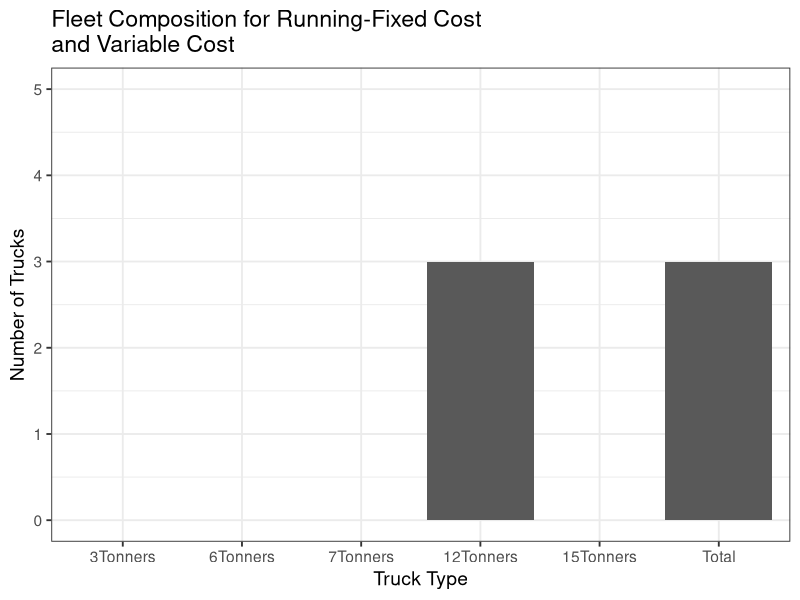
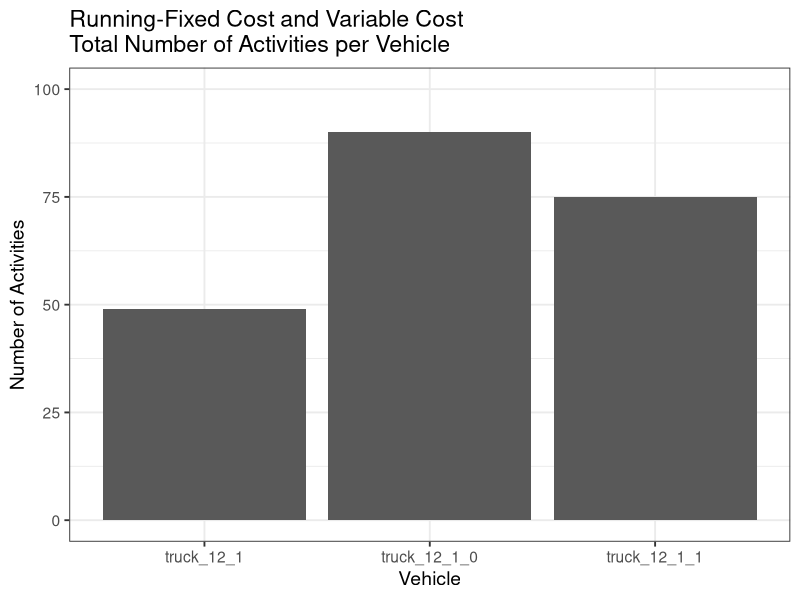
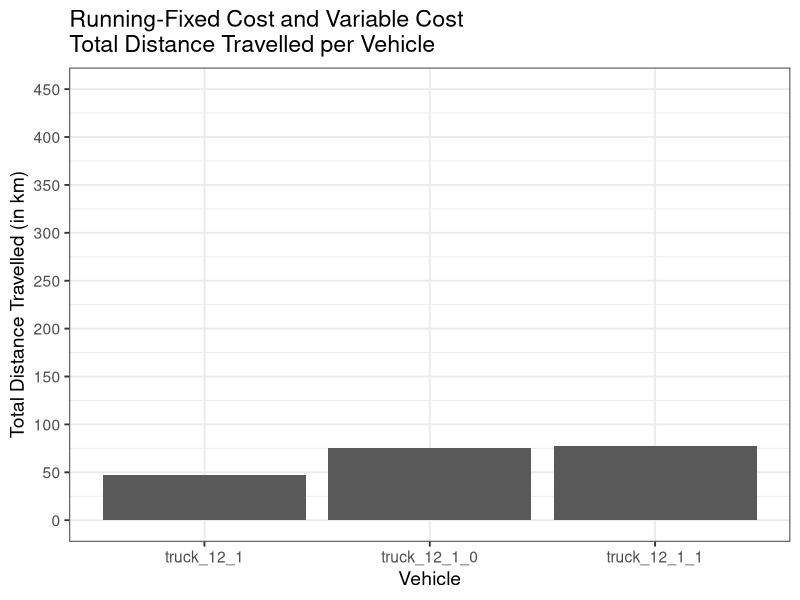
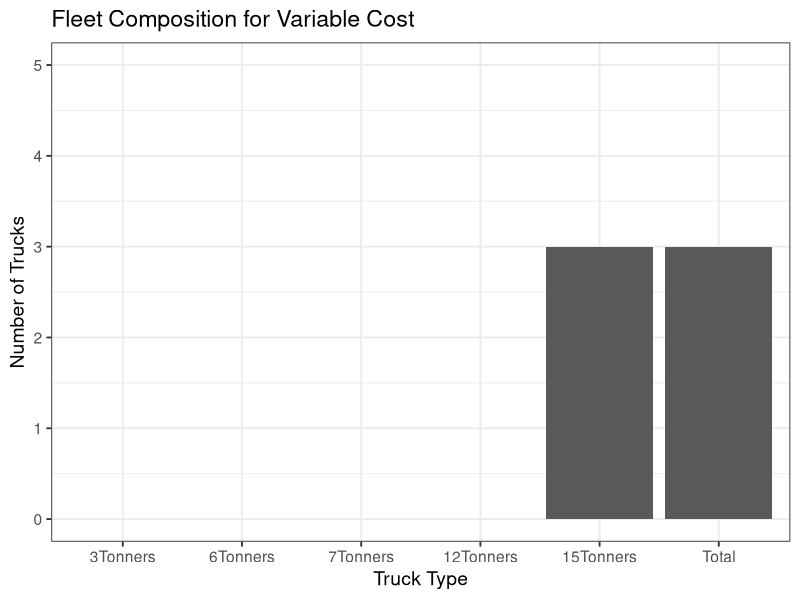
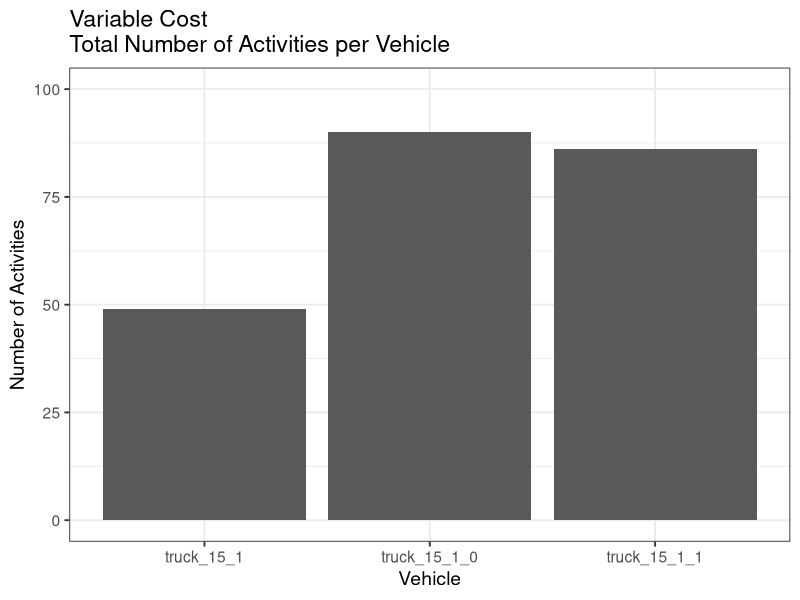
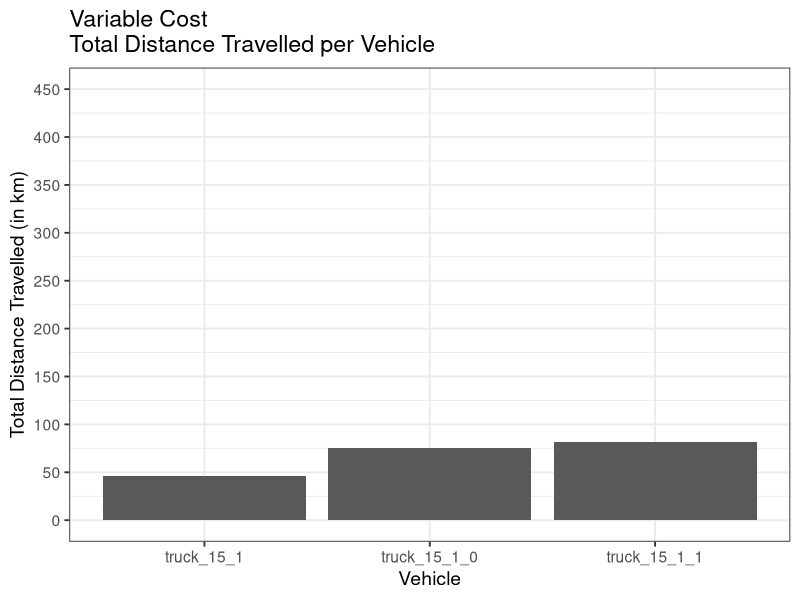
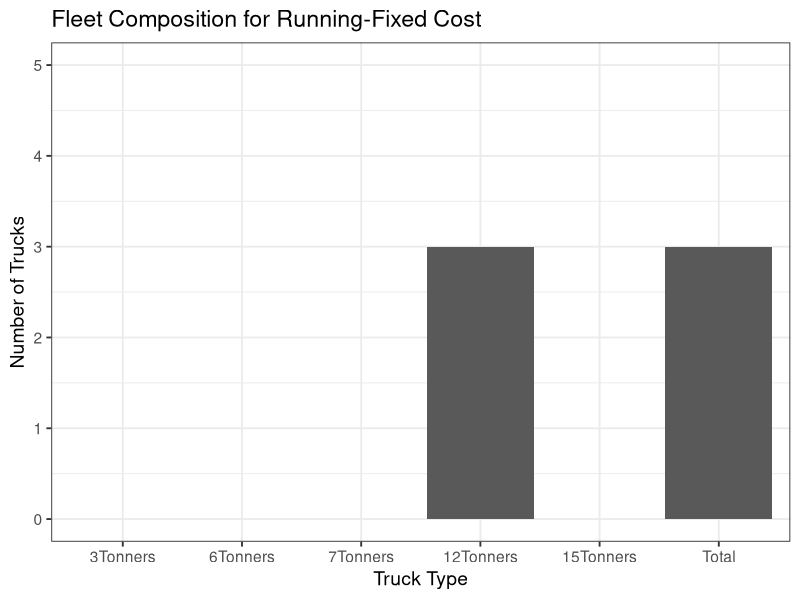
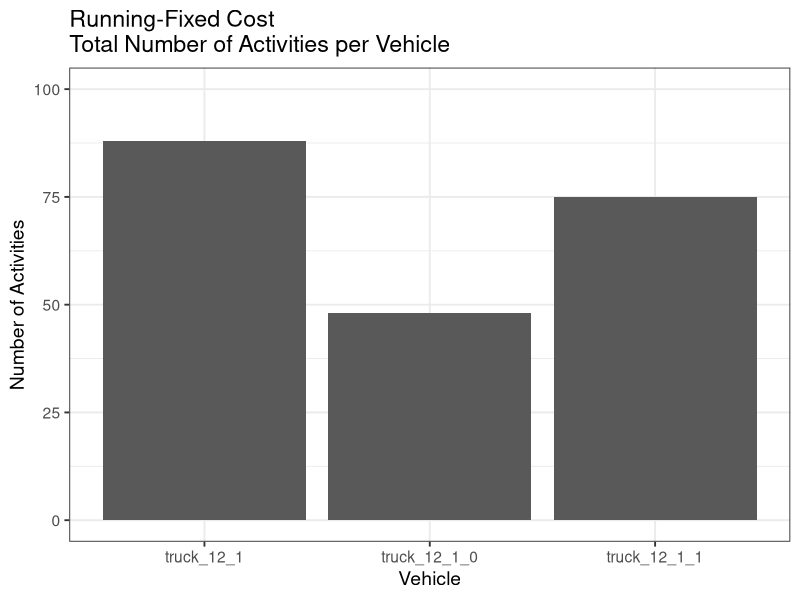

The R source for these figures, in order:
##Set working directory to where the output files for MyCarrierPlanInterpreter.java are
setwd("/home/frans/Documents/BPJ420/CarrierPlanInterpreter/Day11")

##Load ggplot2 package for plotting data 
library(ggplot2)

##Load xtable package to generate LaTeX code for tables
library(xtable)

##RUNNING-FIXED COSTS AND VARIABLE COSTS
##Read in the .csv file containing data about the fleet composition for running fixed costs and variable costs
FSMinfoRunFixAndVar <- read.csv("Day11_80_vehicleTypesFixedRunningAndVariablesumValues.csv")

##Make Seperate tables for each type of truck for running fixed costs and variable costs
RunFixAndVarThreeTonners <- FSMinfoRunFixAndVar[grep("truck_3",FSMinfoRunFixAndVar$vehId),]
RunFixAndVarSixTonners <- FSMinfoRunFixAndVar[grep("truck_6",FSMinfoRunFixAndVar$vehId),]
RunFixAndVarSevenTonners <- FSMinfoRunFixAndVar[grep("truck_7",FSMinfoRunFixAndVar$vehId),]
RunFixAndVarTwelveTonners <- FSMinfoRunFixAndVar[grep("truck_12",FSMinfoRunFixAndVar$vehId),]
RunFixAndVarFifteenTonners <- FSMinfoRunFixAndVar[grep("truck_15",FSMinfoRunFixAndVar$vehId),]

##Make a table indicating how many vehicles of each type was specified for running fixed costs and variable costs
CollumnNames <- c("3Tonners", "6Tonners", "7Tonners", "12Tonners", "15Tonners")
TruckTotals <- data.frame(matrix(nrow=0, ncol=5))
TruckTotals <- rbind(c(length(RunFixAndVarThreeTonners$vehId),length(RunFixAndVarSixTonners$vehId),length(RunFixAndVarSevenTonners$vehId),length(RunFixAndVarTwelveTonners$vehId),length(RunFixAndVarFifteenTonners$vehId)))
colnames(TruckTotals) <- CollumnNames
rownames(TruckTotals) <- "RunFixAndVar"

##VARIABLE COSTS ONLY
##Read in the .csv file containing data about the fleet composition for variable costs only
FSMinfoVar <- read.csv("Day11_80_vehicleTypesOnlyVariablesumValues.csv")

##Make Seperate tables for each type of truck for variable costs only
VarThreeTonners <- FSMinfoVar[grep("truck_3",FSMinfoVar$vehId),]
VarSixTonners <- FSMinfoVar[grep("truck_6",FSMinfoVar$vehId),]
VarSevenTonners <- FSMinfoVar[grep("truck_7",FSMinfoVar$vehId),]
VarTwelveTonners <- FSMinfoVar[grep("truck_12",FSMinfoVar$vehId),]
VarFifteenTonners <- FSMinfoVar[grep("truck_15",FSMinfoVar$vehId),]

##Append the data for using variable cost only to the TruckTotals data.frame
TruckTotals <- rbind(TruckTotals,c(length(VarThreeTonners$vehId),length(VarSixTonners$vehId),length(VarSevenTonners$vehId),length(VarTwelveTonners$vehId),length(VarFifteenTonners$vehId)))
rownames(TruckTotals) <- c("RunFixAndVar","VarOnly")


##RUNNING FIXED COSTS ONLY
##Read in the .csv file containing data about the fleet composition for running fixed cost only
FSMinfoRunFix <- read.csv("Day11_80_vehicleTypesOnlyFixedRunningsumValues.csv")

##Make Seperate tables for each type of truck for fixed cost only
RunFixThreeTonners <- FSMinfoRunFix[grep("truck_3",FSMinfoRunFix$vehId),]
RunFixSixTonners <- FSMinfoRunFix[grep("truck_6",FSMinfoRunFix$vehId),]
RunFixSevenTonners <- FSMinfoRunFix[grep("truck_7",FSMinfoRunFix$vehId),]
RunFixTwelveTonners <- FSMinfoRunFix[grep("truck_12",FSMinfoRunFix$vehId),]
RunFixFifteenTonners <- FSMinfoRunFix[grep("truck_15",FSMinfoRunFix$vehId),]

##Append the data for using variable cost only to the TruckTotals data.frame
TruckTotals <- rbind(TruckTotals,c(length(RunFixThreeTonners$vehId),length(RunFixSixTonners$vehId),length(RunFixSevenTonners$vehId),length(RunFixTwelveTonners$vehId),length(RunFixFifteenTonners$vehId)))
rownames(TruckTotals) <- c("RunFixAndVar","VarOnly","RunFixOnly")


##FIXED COSTS AND VARIABLE COSTS
##Read in the .csv file containing data about the fleet composition for fixed cost and variable cost
FSMinfoFixAndVar <- read.csv("Day11_80_vehicleTypesAbsFixAndVarsumValues.csv")

##Make Seperate tables for each type of truck for fixed and variable cost 
FixAndVarThreeTonners <- FSMinfoFixAndVar[grep("truck_3",FSMinfoFixAndVar$vehId),]
FixAndVarSixTonners <- FSMinfoFixAndVar[grep("truck_6",FSMinfoFixAndVar$vehId),]
FixAndVarSevenTonners <- FSMinfoFixAndVar[grep("truck_7",FSMinfoFixAndVar$vehId),]
FixAndVarTwelveTonners <- FSMinfoFixAndVar[grep("truck_12",FSMinfoFixAndVar$vehId),]
FixAndVarFifteenTonners <- FSMinfoFixAndVar[grep("truck_15",FSMinfoFixAndVar$vehId),]

##Append the data for using fixed and variable cost to the TruckTotals data.frame
TruckTotals <- rbind(TruckTotals,c(length(FixAndVarThreeTonners$vehId),length(FixAndVarSixTonners$vehId),length(FixAndVarSevenTonners$vehId),length(FixAndVarTwelveTonners$vehId),length(FixAndVarFifteenTonners$vehId)))
rownames(TruckTotals) <- c("RunFixAndVar","VarOnly","RunFixOnly","FixAndVar")

##FIXED COST ONLY
##Read in the .csv file containing data about the fleet composition for fixed cost only
FSMinfoFix <- read.csv("Day11_80_vehicleTypesOnlyAbsFixsumValues.csv")

##Make Seperate tables for each type of truck for fixed cost only
FixThreeTonners <- FSMinfoFix[grep("truck_3",FSMinfoFixAndVar$vehId),]
FixSixTonners <- FSMinfoFix[grep("truck_6",FSMinfoFixAndVar$vehId),]
FixSevenTonners <- FSMinfoFix[grep("truck_7",FSMinfoFixAndVar$vehId),]
FixTwelveTonners <- FSMinfoFix[grep("truck_12",FSMinfoFixAndVar$vehId),]
FixFifteenTonners <- FSMinfoFix[grep("truck_15",FSMinfoFixAndVar$vehId),]

##Append the data for using fixed cost only to the TruckTotals data.frame
TruckTotals <- rbind(TruckTotals,c(length(FixThreeTonners$vehId),length(FixSixTonners$vehId),length(FixSevenTonners$vehId),length(FixTwelveTonners$vehId),length(FixFifteenTonners$vehId)))
rownames(TruckTotals) <- c("Running-Fixed Cost and Variable Cost","Variable Cost","Running-Fixed Cost","Fixed and Variable Cost","Fixed Cost")

##Adding a new column which shows total number of vehicles for each cost scenario
TruckTotals <- cbind(TruckTotals, rowSums(TruckTotals))
CollumnNames <- c("3Tonners", "6Tonners", "7Tonners", "12Tonners", "15Tonners", "Total")
colnames(TruckTotals) <- CollumnNames

##Plot fleet composition for running-fixed cost and variable cost with ggplot2 Package
x <- CollumnNames
x <- as.character(x)
x <- factor(x, levels=unique(x))
y <- TruckTotals[1,]
ggplotData <- data.frame(x,y)
g <- ggplot(data = ggplotData, aes(x=x,y=y)) + geom_bar(stat="identity") + xlab("Truck Type") + ylab("Number of Trucks") 
g <- g + theme_bw(base_size = 14) + ggtitle("Fleet Composition for Running-Fixed Cost \nand Variable Cost") 
g1 <- g + coord_cartesian(ylim=c(0, 5)) + scale_y_continuous(breaks=seq(0, 5, 1))
setwd("/home/frans/Documents/BPJ420/Rplots/Day11")
pdf("RunFixAndVar.pdf")
print(g1)
dev.off()

#Plot specific vehicles against the number of activities performed by each vehicle for running-fixed cost and variable cost
x <- FSMinfoRunFixAndVar$vehId
y <- FSMinfoRunFixAndVar$numOfAct
ActivityData <- data.frame(x,y)
g <- ggplot(data = ActivityData, aes(x=x, y=y)) + geom_bar(stat="identity") +xlab("Vehicle") +ylab("Number of Activities")
gA1 <- g + ggtitle("Running-Fixed Cost and Variable Cost \nTotal Number of Activities per Vehicle") + theme_bw(base_size = 14) 
gA1 <- gA1 + coord_cartesian(ylim=c(0, 100)) + scale_y_continuous(breaks=seq(0, 100, 25))
pdf("VehicleActivitiesRunFixAndVar.pdf")
print(gA1)
dev.off()


#Plot specific vehicles against the distance travelled for each vehicle for running-fixed and variable cost
x <- FSMinfoRunFixAndVar$vehId
y <- FSMinfoRunFixAndVar$totDist
y <- y/1000 ##Convert y from meters to kilometers
DistanceData <- data.frame(x,y)
g <- ggplot(data = DistanceData, aes(x=x, y=y)) + geom_bar(stat="identity") +xlab("Vehicle") +ylab("Total Distance Travelled (in km)")
gD1 <- g + ggtitle("Running-Fixed Cost and Variable Cost \nTotal Distance Travelled per Vehicle") + theme_bw(base_size = 14)
gD1 <- gD1 + coord_cartesian(ylim=c(0, 450)) + scale_y_continuous(breaks=seq(0, 450, 50))
pdf("VehicleDistanceRunFixAndVar.pdf")
print(gD1)
dev.off()

##Plot fleet composition for variable cost with ggplot2 Package
x <- CollumnNames
x <- as.character(x)
x <- factor(x, levels=unique(x))
y <- TruckTotals[2,]
ggplotData <- data.frame(x,y)
g <- ggplot(data = ggplotData, aes(x=x,y=y)) + geom_bar(stat="identity") + xlab("Truck Type") + ylab("Number of Trucks") 
g <- g + theme_bw(base_size = 14) + ggtitle("Fleet Composition for Variable Cost") 
g2 <- g + coord_cartesian(ylim=c(0, 5)) + scale_y_continuous(breaks=seq(0, 5, 1))
pdf("Var.pdf")
print(g2)
dev.off()

#Plot specific vehicles against the number of activities performed by each vehicle for variable cost
x <- FSMinfoVar$vehId
y <- FSMinfoVar$numOfAct
ActivityData <- data.frame(x,y)
g <- ggplot(data = ActivityData, aes(x=x, y=y)) + geom_bar(stat="identity") +xlab("Vehicle") +ylab("Number of Activities")
gA2 <- g + ggtitle("Variable Cost \nTotal Number of Activities per Vehicle") + theme_bw(base_size = 14)
gA2 <- gA2 + coord_cartesian(ylim=c(0, 100)) + scale_y_continuous(breaks=seq(0, 100, 25))
pdf("VehicleActivitiesVar.pdf")
print(gA2)
dev.off()


#Plot specific vehicles against the distance travelled for each vehicle for variable cost
x <- FSMinfoVar$vehId
y <- FSMinfoVar$totDist
y <- y/1000 ##Convert y from meters to kilometers
DistanceData <- data.frame(x,y)
g <- ggplot(data = DistanceData, aes(x=x, y=y)) + geom_bar(stat="identity") +xlab("Vehicle") +ylab("Total Distance Travelled (in km)")
gD2 <- g + ggtitle("Variable Cost \nTotal Distance Travelled per Vehicle") + theme_bw(base_size = 14)
gD2 <- gD2 + coord_cartesian(ylim=c(0, 450)) + scale_y_continuous(breaks=seq(0, 450, 50))
pdf("VehicleDistanceVar.pdf")
print(gD2)
dev.off()

##Plot fleet composition for running-fixed cost with ggplot2 Package
x <- CollumnNames
x <- as.character(x)
x <- factor(x, levels=unique(x))
y <- TruckTotals[3,]
ggplotData <- data.frame(x,y)
g <- ggplot(data = ggplotData, aes(x=x,y=y)) + geom_bar(stat="identity") + xlab("Truck Type") + ylab("Number of Trucks") 
g <- g + theme_bw(base_size = 14) + ggtitle("Fleet Composition for Running-Fixed Cost") 
g3 <- g + coord_cartesian(ylim=c(0, 5)) + scale_y_continuous(breaks=seq(0, 5, 1))
pdf("RunFix.pdf")
print(g3)
dev.off()

#Plot specific vehicles against the number of activities performed by each vehicle for running-fixed cost
x <- FSMinfoRunFix$vehId
y <- FSMinfoRunFix$numOfAct
ActivityData <- data.frame(x,y)
g <- ggplot(data = ActivityData, aes(x=x, y=y)) + geom_bar(stat="identity") +xlab("Vehicle") +ylab("Number of Activities")
gA3 <- g + ggtitle("Running-Fixed Cost \nTotal Number of Activities per Vehicle") + theme_bw(base_size = 14)
gA3 <- gA3 + coord_cartesian(ylim=c(0, 100)) + scale_y_continuous(breaks=seq(0, 100, 25))
pdf("VehicleActivitiesRunFix.pdf")
print(gA3)
dev.off()


#Plot specific vehicles against the distance travelled for each vehicle for running-fixed cost
x <- FSMinfoRunFix$vehId
y <- FSMinfoRunFix$totDist
y <- y/1000 ##Convert y from meters to kilometers
DistanceData <- data.frame(x,y)
g <- ggplot(data = DistanceData, aes(x=x, y=y)) + geom_bar(stat="identity") +xlab("Vehicle") +ylab("Total Distance Travelled (in km)")
gD3 <- g + ggtitle("Running-Fixed Cost \nTotal Distance Travelled per Vehicle") + theme_bw(base_size = 14)
gD3 <- gD3 + coord_cartesian(ylim=c(0, 450)) + scale_y_continuous(breaks=seq(0, 450, 50))
pdf("VehicleDistanceRunFix.pdf")
print(gD3)
dev.off()

##Plot fleet composition for fixed and variable cost with ggplot2 Package
x <- CollumnNames
x <- as.character(x)
x <- factor(x, levels=unique(x))
y <- TruckTotals[4,]
ggplotData <- data.frame(x,y)
g <- ggplot(data = ggplotData, aes(x=x,y=y)) + geom_bar(stat="identity") + xlab("Truck Type") + ylab("Number of Trucks") 
g <- g + theme_bw(base_size = 14) + ggtitle("Fleet Composition for Fixed and Variable Cost") 
g4 <- g + coord_cartesian(ylim=c(0, 5)) + scale_y_continuous(breaks=seq(0, 5, 1))
pdf("FixVar.pdf")
print(g4)
dev.off()

#Plot specific vehicles against the number of activities performed by each vehicle for fixed and variable cost
x <- FSMinfoFixAndVar$vehId
y <- FSMinfoFixAndVar$numOfAct
ActivityData <- data.frame(x,y)
g <- ggplot(data = ActivityData, aes(x=x, y=y)) + geom_bar(stat="identity") +xlab("Vehicle") +ylab("Number of Activities")
gA4 <- g + ggtitle("Fixed and Variable Cost \nTotal Number of Activities per Vehicle") + theme_bw(base_size = 14)
gA4 <- gA4 + coord_cartesian(ylim=c(0, 100)) + scale_y_continuous(breaks=seq(0, 100, 25))
pdf("VehicleActivitiesFixAndVar.pdf")
print(gA4)
dev.off()


#Plot specific vehicles against the distance travelled for each vehicle for fixed and variable cost
x <- FSMinfoFixAndVar$vehId
y <- FSMinfoFixAndVar$totDist
y <- y/1000 ##Convert y from meters to kilometers
DistanceData <- data.frame(x,y)
g <- ggplot(data = DistanceData, aes(x=x, y=y)) + geom_bar(stat="identity") +xlab("Vehicle") +ylab("Total Distance Travelled (in km)")
gD4 <- g + ggtitle("Fixed and Variable Cost \nTotal Distance Travelled per Vehicle") + theme_bw(base_size = 14)
gD4 <- gD4 + coord_cartesian(ylim=c(0, 450)) + scale_y_continuous(breaks=seq(0, 450, 50))
pdf("VehicleDistanceFixAndVar.pdf")
print(gD4)
dev.off()

##Plot fleet composition for fixed cost with ggplot2 package
x <- CollumnNames
x <- as.character(x)
x <- factor(x, levels=unique(x))
y <- TruckTotals[5,]
ggplotData <- data.frame(x,y)
g <- ggplot(data = ggplotData, aes(x=x,y=y)) + geom_bar(stat="identity") + xlab("Truck Type") + ylab("Number of Trucks") 
g <- g + theme_bw(base_size = 14) + ggtitle("Fleet Composition for Fixed Cost") 
g5 <- g + coord_cartesian(ylim=c(0, 5)) + scale_y_continuous(breaks=seq(0, 5, 1))
pdf("Fix.pdf")
print(g5)
dev.off()

#Plot specific vehicles against the number of activities performed by each vehicle for fixed cost
x <- FSMinfoFix$vehId
y <- FSMinfoFix$numOfAct
ActivityData <- data.frame(x,y)
g <- ggplot(data = ActivityData, aes(x=x, y=y)) + geom_bar(stat="identity") +xlab("Vehicle") +ylab("Number of Activities")
gA5 <- g + ggtitle("Fixed Cost \nTotal Number of Activities per Vehicle") + theme_bw(base_size = 14)
gA5 <- gA5 + coord_cartesian(ylim=c(0, 100)) + scale_y_continuous(breaks=seq(0, 100, 25))
pdf("VehicleActivitiesFix.pdf")
print(gA5)
dev.off()


#Plot specific vehicles against the distance travelled for each vehicle for fixed cost
x <- FSMinfoFix$vehId
y <- FSMinfoFix$totDist
y <- y/1000 ##Convert y from meters to kilometers
DistanceData <- data.frame(x,y)
g <- ggplot(data = DistanceData, aes(x=x, y=y)) + geom_bar(stat="identity") +xlab("Vehicle") +ylab("Total Distance Travelled (in km)")
gD5 <- g + ggtitle("Fixed Cost \nTotal Distance Travelled per Vehicle") + theme_bw(base_size = 14)
gD5 <- gD5 + coord_cartesian(ylim=c(0, 450)) + scale_y_continuous(breaks=seq(0, 450, 50))
pdf("VehicleDistanceFix.pdf")
print(gD5)
dev.off()

##Plot total fleet size for each cost parameter with ggplot2 package
x <- rownames(TruckTotals)
y <- TruckTotals[,6]
ggplotData <- data.frame(x,y)
g <- ggplot(data = ggplotData, aes(x=x,y=y)) + geom_bar(stat="identity") + xlab("Cost Parameters Used As Input") + ylab("Total Number of Trucks") 
g <- g + theme_bw(base_size = 14) + ggtitle("Total Fleet Size") 
g6 <- g + coord_cartesian(ylim=c(0, 5)) + scale_y_continuous(breaks=seq(0, 5, 1))
pdf("FCTotals.pdf", width = 15)
print(g6)
dev.off()

##Define multiplot Function

multiplot <- function(..., plotlist=NULL, file, cols=1, layout=NULL) {
        require(grid)
        
        # Make a list from the ... arguments and plotlist
        plots <- c(list(...), plotlist)
        
        numPlots = length(plots)
        
        # If layout is NULL, then use 'cols' to determine layout
        if (is.null(layout)) {
                # Make the panel
                # ncol: Number of columns of plots
                # nrow: Number of rows needed, calculated from # of cols
                layout <- matrix(seq(1, cols * ceiling(numPlots/cols)),
                                 ncol = cols, nrow = ceiling(numPlots/cols))
        }
        
        if (numPlots==1) {
                print(plots[[1]])
                
        } else {
                # Set up the page
                grid.newpage()
                pushViewport(viewport(layout = grid.layout(nrow(layout), ncol(layout))))
                
                # Make each plot, in the correct location
                for (i in 1:numPlots) {
                        # Get the i,j matrix positions of the regions that contain this subplot
                        matchidx <- as.data.frame(which(layout == i, arr.ind = TRUE))
                        
                        print(plots[[i]], vp = viewport(layout.pos.row = matchidx$row,
                                                        layout.pos.col = matchidx$col))
                }
        }
}

##Plot fleet compositions for different cost input parameters
pdf("allplots.pfd", width = 12, height = 12)
multiplot(g1,g2,g3,g4,g5, cols=2)
dev.off()

##Plot activities per vehicle for different cost parameters
pdf("allActivities.pdf", width = 12, height = 12)
multiplot(gA1,gA2,gA3,gA4,gA5, cols=2)
dev.off()

##Plot distance travelled per vehicle for different cost parameters
pdf("allDistances.pdf", width = 12, height = 12)
multiplot(gD1,gD2,gD3,gD4,gD5, cols=2)
dev.off()

##Plot total cost for each model run
x <- c("Fixed Cost", "Fixed and Variable Cost", "Running-Fixed Cost", "Running-Fixed Cost and Variable Cost", "Variable Cost")
y <- c(FSMinfoFix$score[1]/100, FSMinfoFixAndVar$score[1]/100, FSMinfoRunFix$score[1]/100, FSMinfoRunFixAndVar$score[1]/100, FSMinfoVar$score[1]/100)*-1
TotCostData <- data.frame(x,y)
g <- ggplot(data = TotCostData, aes(x=x, y=y)) + geom_bar(stat="identity") +xlab("Cost Input Parameters") +ylab("Cost (in R)")
g <- g + theme_bw(base_size = 14) + ggtitle("Total Cost") 
pdf("TotalCosts.pdf", width = 13, height = 9)
print(g)
dev.off()

##Plot total distance travelled for each set of cost parameters
x <- c("Fixed Cost", "Fixed and Variable Cost", "Running-Fixed Cost", "Running-Fixed Cost and Variable Cost", "Variable Cost")
y <- c(sum(FSMinfoFix$totDist)/1000, sum(FSMinfoFixAndVar$totDist)/1000, sum(FSMinfoRunFix$totDist)/1000, sum(FSMinfoRunFixAndVar$totDist)/1000, sum(FSMinfoVar$totDist)/1000)
TotDistData <- data.frame(x,y)
g <- ggplot(data = TotDistData, aes(x=x, y=y)) + geom_bar(stat="identity") +xlab("Cost Parameters") + ylab("Total Distance (in km)")
g <- g + theme_bw(base_size = 14) + ggtitle("Total Distance") 
pdf("TotalDistance.pdf", width = 13)
print(g)
dev.off()
##Generate LaTeX code for Fleet Composition and Total Costs 

xtable(TruckTotals)
xtable(TotCostData)

##Convert info generated from CarrierPlanInterpreter into convenient units to export to tables
FSMinfoFix$totDist <- FSMinfoFix$totDist/1000 #Convert from m to km
FSMinfoFix$totTravelTime <- FSMinfoFix$totTravelTime/(60^2) #Convert from seconds to hours
FSMinfoFix <- FSMinfoFix[,-2] #Remove the score column from the data.frame
FSMinfoFix <- FSMinfoFix[,-5] #Remove the totActTime column from the data.frame
colnames(FSMinfoFix) <- c("Vehicle", "Number of Activities", "Total Distance (in km)", "Total Travel Time (in hours)")
##Repeat for fixed and variable cost
FSMinfoFixAndVar$totDist <- FSMinfoFixAndVar$totDist/1000 #Convert from m to km
FSMinfoFixAndVar$totTravelTime <- FSMinfoFixAndVar$totTravelTime/(60^2) #Convert from seconds to hours
FSMinfoFixAndVar <- FSMinfoFixAndVar[,-2] #Remove the score column from the data.frame
FSMinfoFixAndVar <- FSMinfoFixAndVar[,-5] #Remove the totActTime column from the data.frame
colnames(FSMinfoFixAndVar) <- c("Vehicle", "Number of Activities", "Total Distance (in km)", "Total Travel Time (in hours)")
##Repeat for running-fixed-cost
FSMinfoRunFix$totDist <- FSMinfoRunFix$totDist/1000 #Convert from m to km
FSMinfoRunFix$totTravelTime <- FSMinfoRunFix$totTravelTime/(60^2) #Convert from seconds to hours
FSMinfoRunFix <- FSMinfoRunFix[,-2] #Remove the score column from the data.frame
FSMinfoRunFix <- FSMinfoRunFix[,-5] #Remove the totActTime column from the data.frame
colnames(FSMinfoRunFix) <- c("Vehicle", "Number of Activities", "Total Distance (in km)", "Total Travel Time (in hours)")
##Repeat for running-fixed-cost and variable cost
FSMinfoRunFixAndVar$totDist <- FSMinfoRunFixAndVar$totDist/1000 #Convert from m to km
FSMinfoRunFixAndVar$totTravelTime <- FSMinfoRunFixAndVar$totTravelTime/(60^2) #Convert from seconds to hours
FSMinfoRunFixAndVar <- FSMinfoRunFixAndVar[,-2] #Remove the score column from the data.frame
FSMinfoRunFixAndVar <- FSMinfoRunFixAndVar[,-5] #Remove the totActTime column from the data.frame
colnames(FSMinfoRunFixAndVar) <- c("Vehicle", "Number of Activities", "Total Distance (in km)", "Total Travel Time (in hours)")
##Repeat for variable cost
FSMinfoVar$totDist <- FSMinfoVar$totDist/1000 #Convert from m to km
FSMinfoVar$totTravelTime <- FSMinfoVar$totTravelTime/(60^2) #Convert from seconds to hours
FSMinfoVar <- FSMinfoVar[,-2] #Remove the score column from the data.frame
FSMinfoVar <- FSMinfoVar[,-5] #Remove the totActTime column from the data.frame
colnames(FSMinfoVar) <- c("Vehicle", "Number of Activities", "Total Distance (in km)", "Total Travel Time (in hours)")

##Export tables indicating number of activities, total distance traveled and total travel time per vehicle
xtable(FSMinfoFix)
xtable(FSMinfoFixAndVar)
xtable(FSMinfoRunFix)
xtable(FSMinfoRunFixAndVar)
xtable(FSMinfoVar)